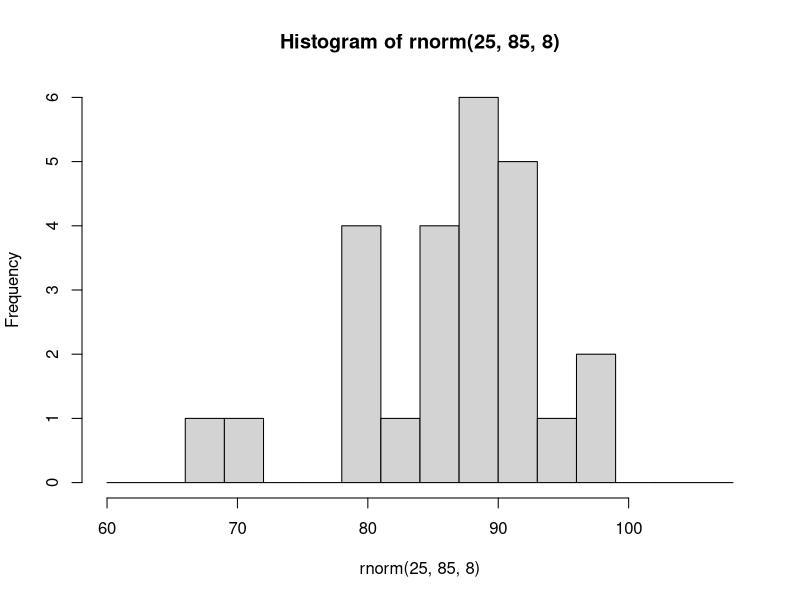

This chart was generated by the following R code:
## ---- chunk 1
library(here)
## ---- chunk 2
set.seed(1)

hist(rnorm(25, 85, 8), breaks = seq(60, 110, 3))
